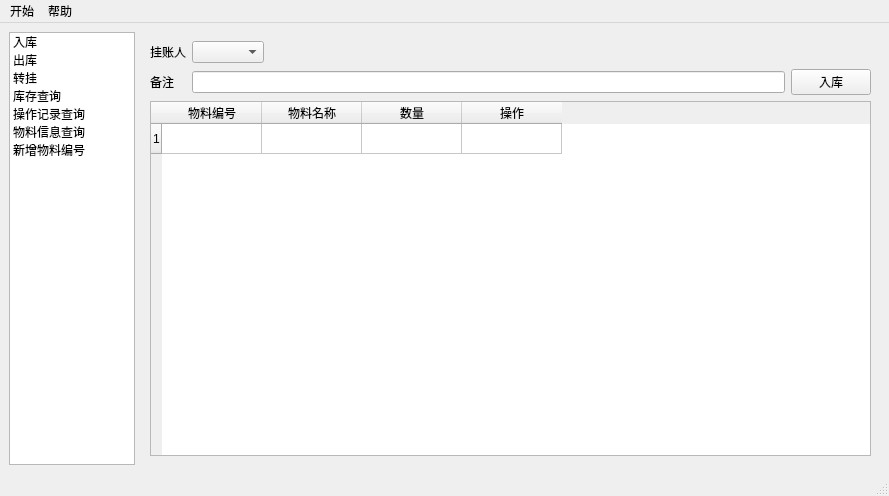
<?xml version="1.0" encoding="UTF-8"?>
<ui version="4.0">
 <class>MainWindow</class>
 <widget class="QMainWindow" name="MainWindow">
  <property name="geometry">
   <rect>
    <x>0</x>
    <y>0</y>
    <width>889</width>
    <height>496</height>
   </rect>
  </property>
  <property name="windowTitle">
   <string>MainWindow</string>
  </property>
  <widget class="QWidget" name="centralwidget">
   <layout class="QHBoxLayout" name="horizontalLayout_5">
    <item>
     <widget class="QListWidget" name="listWidget">
      <property name="maximumSize">
       <size>
        <width>126</width>
        <height>16777215</height>
       </size>
      </property>
      <item>
       <property name="text">
        <string>入库</string>
       </property>
      </item>
      <item>
       <property name="text">
        <string>出库</string>
       </property>
      </item>
      <item>
       <property name="text">
        <string>转挂</string>
       </property>
      </item>
      <item>
       <property name="text">
        <string>库存查询</string>
       </property>
      </item>
      <item>
       <property name="text">
        <string>操作记录查询</string>
       </property>
      </item>
      <item>
       <property name="text">
        <string>物料信息查询</string>
       </property>
      </item>
      <item>
       <property name="text">
        <string>新增物料编号</string>
       </property>
      </item>
     </widget>
    </item>
    <item>
     <widget class="QStackedWidget" name="stackedWidget">
      <widget class="QWidget" name="page">
       <layout class="QVBoxLayout" name="verticalLayout">
        <item>
         <layout class="QGridLayout" name="gridLayout_2">
          <item row="0" column="1">
           <widget class="QComboBox" name="comboBox"/>
          </item>
          <item row="1" column="0">
           <widget class="QLabel" name="label_5">
            <property name="text">
             <string>备注</string>
            </property>
           </widget>
          </item>
          <item row="1" column="3">
           <widget class="QPushButton" name="pushButton">
            <property name="text">
             <string>入库</string>
            </property>
           </widget>
          </item>
          <item row="0" column="0">
           <widget class="QLabel" name="label_4">
            <property name="text">
             <string>挂账人</string>
            </property>
           </widget>
          </item>
          <item row="0" column="2">
           <spacer name="horizontalSpacer_2">
            <property name="orientation">
             <enum>Qt::Horizontal</enum>
            </property>
            <property name="sizeHint" stdset="0">
             <size>
              <width>40</width>
              <height>20</height>
             </size>
            </property>
           </spacer>
          </item>
          <item row="1" column="1" colspan="2">
           <widget class="QLineEdit" name="lineEdit"/>
          </item>
         </layout>
        </item>
        <item>
         <widget class="QTableWidget" name="tableWidget">
          <row>
           <property name="text">
            <string>1</string>
           </property>
           <property name="background">
            <color alpha="0">
             <red>0</red>
             <green>0</green>
             <blue>0</blue>
            </color>
           </property>
          </row>
          <column>
           <property name="text">
            <string>物料编号</string>
           </property>
          </column>
          <column>
           <property name="text">
            <string>物料名称</string>
           </property>
          </column>
          <column>
           <property name="text">
            <string>数量</string>
           </property>
          </column>
          <column>
           <property name="text">
            <string>操作</string>
           </property>
          </column>
          <item row="0" column="0">
           <property name="text">
            <string/>
           </property>
          </item>
         </widget>
        </item>
       </layout>
      </widget>
      <widget class="QWidget" name="page_2">
       <layout class="QVBoxLayout" name="verticalLayout_2">
        <item>
         <layout class="QGridLayout" name="gridLayout">
          <item row="1" column="1">
           <widget class="QComboBox" name="comboBoxProvince"/>
          </item>
          <item row="3" column="11">
           <widget class="QPushButton" name="pushButton_2">
            <property name="text">
             <string>出库</string>
            </property>
           </widget>
          </item>
          <item row="1" column="3">
           <widget class="QComboBox" name="comboBoxCity"/>
          </item>
          <item row="1" column="7">
           <widget class="QComboBox" name="comboBoxCommunity"/>
          </item>
          <item row="0" column="4">
           <widget class="QLabel" name="label_8">
            <property name="text">
             <string>区/县</string>
            </property>
           </widget>
          </item>
          <item row="0" column="6">
           <widget class="QLabel" name="label_10">
            <property name="text">
             <string>社区</string>
            </property>
           </widget>
          </item>
          <item row="0" column="7">
           <widget class="QLabel" name="label_11">
            <property name="text">
             <string>小区</string>
            </property>
           </widget>
          </item>
          <item row="0" column="1">
           <widget class="QLabel" name="label_6">
            <property name="text">
             <string>省</string>
            </property>
           </widget>
          </item>
          <item row="1" column="5">
           <widget class="QComboBox" name="comboBoxTown"/>
          </item>
          <item row="1" column="4">
           <widget class="QComboBox" name="comboBoxCounty"/>
          </item>
          <item row="0" column="3">
           <widget class="QLabel" name="label_7">
            <property name="text">
             <string>市</string>
            </property>
           </widget>
          </item>
          <item row="1" column="6">
           <widget class="QComboBox" name="comboBoxVillage"/>
          </item>
          <item row="0" column="5">
           <widget class="QLabel" name="label_9">
            <property name="text">
             <string>街道</string>
            </property>
           </widget>
          </item>
          <item row="3" column="1">
           <widget class="QLabel" name="label_12">
            <property name="text">
             <string>备注</string>
            </property>
           </widget>
          </item>
          <item row="3" column="3" colspan="5">
           <widget class="QLineEdit" name="lineEdit_2"/>
          </item>
          <item row="1" column="11">
           <widget class="QPushButton" name="pushButtonAddCommunity">
            <property name="text">
             <string>新增小区</string>
            </property>
           </widget>
          </item>
         </layout>
        </item>
        <item>
         <widget class="QTableWidget" name="tableWidget_2">
          <row>
           <property name="text">
            <string>1</string>
           </property>
          </row>
          <column>
           <property name="text">
            <string>物料编号</string>
           </property>
          </column>
          <column>
           <property name="text">
            <string>物料名称</string>
           </property>
          </column>
          <column>
           <property name="text">
            <string>数量</string>
           </property>
          </column>
          <column>
           <property name="text">
            <string>操作</string>
           </property>
          </column>
         </widget>
        </item>
       </layout>
      </widget>
      <widget class="QWidget" name="page_3">
       <layout class="QVBoxLayout" name="verticalLayout_3">
        <item>
         <layout class="QGridLayout" name="gridLayout_3">
          <item row="0" column="3">
           <widget class="QComboBox" name="comboBox_9"/>
          </item>
          <item row="2" column="0">
           <widget class="QLabel" name="label_14">
            <property name="text">
             <string>备注</string>
            </property>
           </widget>
          </item>
          <item row="0" column="2">
           <widget class="QLabel" name="label_13">
            <property name="text">
             <string>转入人</string>
            </property>
           </widget>
          </item>
          <item row="0" column="1">
           <widget class="QComboBox" name="comboBox_8"/>
          </item>
          <item row="0" column="0">
           <widget class="QLabel" name="label_2">
            <property name="text">
             <string>转出人</string>
            </property>
           </widget>
          </item>
          <item row="2" column="5">
           <widget class="QPushButton" name="pushButton_3">
            <property name="text">
             <string>转挂</string>
            </property>
           </widget>
          </item>
          <item row="0" column="4">
           <spacer name="horizontalSpacer">
            <property name="orientation">
             <enum>Qt::Horizontal</enum>
            </property>
            <property name="sizeHint" stdset="0">
             <size>
              <width>40</width>
              <height>20</height>
             </size>
            </property>
           </spacer>
          </item>
          <item row="2" column="1" colspan="4">
           <widget class="QLineEdit" name="lineEdit_3"/>
          </item>
         </layout>
        </item>
        <item>
         <widget class="QTableWidget" name="tableWidget_3">
          <row>
           <property name="text">
            <string>1</string>
           </property>
          </row>
          <column>
           <property name="text">
            <string>物料编号</string>
           </property>
          </column>
          <column>
           <property name="text">
            <string>物料名称</string>
           </property>
          </column>
          <column>
           <property name="text">
            <string>数量</string>
           </property>
          </column>
          <column>
           <property name="text">
            <string>操作</string>
           </property>
          </column>
         </widget>
        </item>
       </layout>
      </widget>
      <widget class="QWidget" name="page_4">
       <layout class="QVBoxLayout" name="verticalLayout_4">
        <item>
         <layout class="QGridLayout" name="gridLayout_4">
          <item row="0" column="8">
           <widget class="QPushButton" name="pushButton_4">
            <property name="text">
             <string>库存查询</string>
            </property>
           </widget>
          </item>
          <item row="0" column="1">
           <widget class="QLineEdit" name="lineEdit_4"/>
          </item>
          <item row="0" column="6">
           <widget class="QComboBox" name="comboBox_10">
            <property name="maximumSize">
             <size>
              <width>80</width>
              <height>16777215</height>
             </size>
            </property>
           </widget>
          </item>
          <item row="0" column="0">
           <widget class="QLabel" name="label_3">
            <property name="text">
             <string>物料编号</string>
            </property>
           </widget>
          </item>
          <item row="0" column="4">
           <spacer name="horizontalSpacer_5">
            <property name="orientation">
             <enum>Qt::Horizontal</enum>
            </property>
            <property name="sizeHint" stdset="0">
             <size>
              <width>40</width>
              <height>20</height>
             </size>
            </property>
           </spacer>
          </item>
          <item row="0" column="3">
           <widget class="QLineEdit" name="lineEdit_5"/>
          </item>
          <item row="0" column="5">
           <widget class="QLabel" name="label_16">
            <property name="text">
             <string>挂账人</string>
            </property>
           </widget>
          </item>
          <item row="0" column="2">
           <widget class="QLabel" name="label_15">
            <property name="text">
             <string>物料名称</string>
            </property>
           </widget>
          </item>
          <item row="0" column="7">
           <spacer name="horizontalSpacer_6">
            <property name="orientation">
             <enum>Qt::Horizontal</enum>
            </property>
            <property name="sizeHint" stdset="0">
             <size>
              <width>40</width>
              <height>20</height>
             </size>
            </property>
           </spacer>
          </item>
         </layout>
        </item>
        <item>
         <widget class="QTableView" name="tableView"/>
        </item>
       </layout>
      </widget>
      <widget class="QWidget" name="page_5">
       <layout class="QVBoxLayout" name="verticalLayout_5">
        <item>
         <layout class="QGridLayout" name="gridLayout_5">
          <item row="2" column="2">
           <widget class="QDateTimeEdit" name="dateTimeEdit">
            <property name="dateTime">
             <datetime>
              <hour>0</hour>
              <minute>0</minute>
              <second>0</second>
              <year>2021</year>
              <month>1</month>
              <day>1</day>
             </datetime>
            </property>
           </widget>
          </item>
          <item row="2" column="3">
           <widget class="QLabel" name="label_19">
            <property name="text">
             <string>截止时间</string>
            </property>
           </widget>
          </item>
          <item row="2" column="1">
           <widget class="QLabel" name="label_18">
            <property name="text">
             <string>起始时间</string>
            </property>
           </widget>
          </item>
          <item row="1" column="4">
           <widget class="QComboBox" name="comboBox_12"/>
          </item>
          <item row="1" column="3">
           <widget class="QLabel" name="label_17">
            <property name="text">
             <string>操作人</string>
            </property>
           </widget>
          </item>
          <item row="2" column="4">
           <widget class="QDateTimeEdit" name="dateTimeEdit_2">
            <property name="dateTime">
             <datetime>
              <hour>0</hour>
              <minute>0</minute>
              <second>0</second>
              <year>2021</year>
              <month>12</month>
              <day>1</day>
             </datetime>
            </property>
            <property name="date">
             <date>
              <year>2021</year>
              <month>12</month>
              <day>1</day>
             </date>
            </property>
           </widget>
          </item>
          <item row="1" column="1">
           <widget class="QLabel" name="label">
            <property name="text">
             <string>操作类型</string>
            </property>
           </widget>
          </item>
          <item row="2" column="5">
           <spacer name="horizontalSpacer_3">
            <property name="orientation">
             <enum>Qt::Horizontal</enum>
            </property>
            <property name="sizeHint" stdset="0">
             <size>
              <width>40</width>
              <height>20</height>
             </size>
            </property>
           </spacer>
          </item>
          <item row="1" column="2">
           <widget class="QComboBox" name="comboBox_11"/>
          </item>
          <item row="2" column="6">
           <widget class="QPushButton" name="pushButton_5">
            <property name="text">
             <string>操作记录查询</string>
            </property>
           </widget>
          </item>
         </layout>
        </item>
        <item>
         <widget class="QTableView" name="tableView_2"/>
        </item>
       </layout>
      </widget>
      <widget class="QWidget" name="page_6">
       <layout class="QVBoxLayout" name="verticalLayout_6">
        <item>
         <layout class="QGridLayout" name="gridLayout_6">
          <item row="0" column="3">
           <widget class="QLineEdit" name="lineEdit_7"/>
          </item>
          <item row="0" column="1">
           <widget class="QLineEdit" name="lineEdit_6"/>
          </item>
          <item row="0" column="2">
           <widget class="QLabel" name="label_21">
            <property name="text">
             <string>物料名称</string>
            </property>
           </widget>
          </item>
          <item row="0" column="5">
           <widget class="QPushButton" name="pushButton_6">
            <property name="text">
             <string>物料信息查询</string>
            </property>
           </widget>
          </item>
          <item row="0" column="0">
           <widget class="QLabel" name="label_20">
            <property name="text">
             <string>物料编号</string>
            </property>
           </widget>
          </item>
          <item row="0" column="4">
           <spacer name="horizontalSpacer_4">
            <property name="orientation">
             <enum>Qt::Horizontal</enum>
            </property>
            <property name="sizeHint" stdset="0">
             <size>
              <width>40</width>
              <height>20</height>
             </size>
            </property>
           </spacer>
          </item>
         </layout>
        </item>
        <item>
         <widget class="QTableView" name="tableView_3"/>
        </item>
       </layout>
      </widget>
      <widget class="QWidget" name="page_7">
       <layout class="QVBoxLayout" name="verticalLayout_7">
        <item>
         <layout class="QGridLayout" name="gridLayout_7">
          <item row="0" column="4">
           <widget class="QLabel" name="label_23">
            <property name="text">
             <string>./default.xlsx</string>
            </property>
           </widget>
          </item>
          <item row="0" column="3">
           <widget class="QPushButton" name="pushButton_8">
            <property name="maximumSize">
             <size>
              <width>45</width>
              <height>16777215</height>
             </size>
            </property>
            <property name="text">
             <string>浏览</string>
            </property>
           </widget>
          </item>
          <item row="0" column="5">
           <widget class="QPushButton" name="pushButton_7">
            <property name="maximumSize">
             <size>
              <width>85</width>
              <height>16777215</height>
             </size>
            </property>
            <property name="text">
             <string>新增物料编号</string>
            </property>
           </widget>
          </item>
         </layout>
        </item>
        <item>
         <widget class="QTableView" name="tableView_4"/>
        </item>
       </layout>
      </widget>
     </widget>
    </item>
   </layout>
  </widget>
  <widget class="QMenuBar" name="menubar">
   <property name="geometry">
    <rect>
     <x>0</x>
     <y>0</y>
     <width>889</width>
     <height>23</height>
    </rect>
   </property>
   <widget class="QMenu" name="menuStart">
    <property name="title">
     <string>开始</string>
    </property>
    <addaction name="actionLogin"/>
    <addaction name="actionChangePassword"/>
   </widget>
   <widget class="QMenu" name="menuHelp">
    <property name="title">
     <string>帮助</string>
    </property>
    <addaction name="actionAbout"/>
   </widget>
   <addaction name="menuStart"/>
   <addaction name="menuHelp"/>
  </widget>
  <widget class="QStatusBar" name="statusbar"/>
  <action name="actionLogin">
   <property name="text">
    <string>用户登录</string>
   </property>
  </action>
  <action name="actionAbout">
   <property name="text">
    <string>关于</string>
   </property>
  </action>
  <action name="actionChangePassword">
   <property name="text">
    <string>用户密码修改</string>
   </property>
  </action>
 </widget>
 <resources/>
 <connections/>
</ui>
